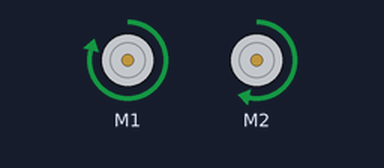
Simulated run of this sketch. Board: Arduino Uno, built with avr-gcc and run on an emulated ATmega328P. Shown: 2 × DC motor (green arrow = forward, orange = backward, longer = faster). What the sketch prints to the serial monitor is not drawn.

Above: at 0.1 s.
Timing chart, 0 to 1.6 s (numbered marks = the images above):
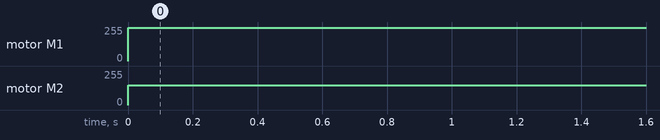

The sketch:

test.ino
```cpp
#include <AFMotor.h>

AF_DCMotor motor2(2, MOTOR12_64KHZ); // create motor #2, 64KHz pwm
AF_DCMotor motor1(1, MOTOR12_64KHZ);

void setup() {
  Serial.begin(9600);           // set up Serial library at 9600 bps
  Serial.println("Motor test!");
  motor1.setSpeed(250);     // set the speed to 200/255
  motor2.setSpeed(150);
  Serial.print("tick");

  motor1.run(FORWARD);      // turn it on going forward
  motor2.run(FORWARD);      // turn it on going forward
  delay(143000); // broadcast period of 1/7 second
  motor1.run(RELEASE);
  motor2.run(RELEASE);

}

void loop() {
//  Serial.print("tick");

//  motor1.run(FORWARD);      // turn it on going forward
//  motor2.run(FORWARD);      // turn it on going forward
//  delay(1000);

  //Serial.print("tock");
  //motor1.run(BACKWARD);     // the other way
  //motor2.run(BACKWARD);     // the other way
  //delay(1000);
  //
  //Serial.print("tack");
  //motor1.run(RELEASE);      // stopped
//  motor2.run(RELEASE);      // stopped
//  delay(1000);
}
```

Measured:
- by itself, motor M1: stopped → forward 250/255 at 0.00 s
- by itself, motor M2: stopped → forward 150/255 at 0.00 s
